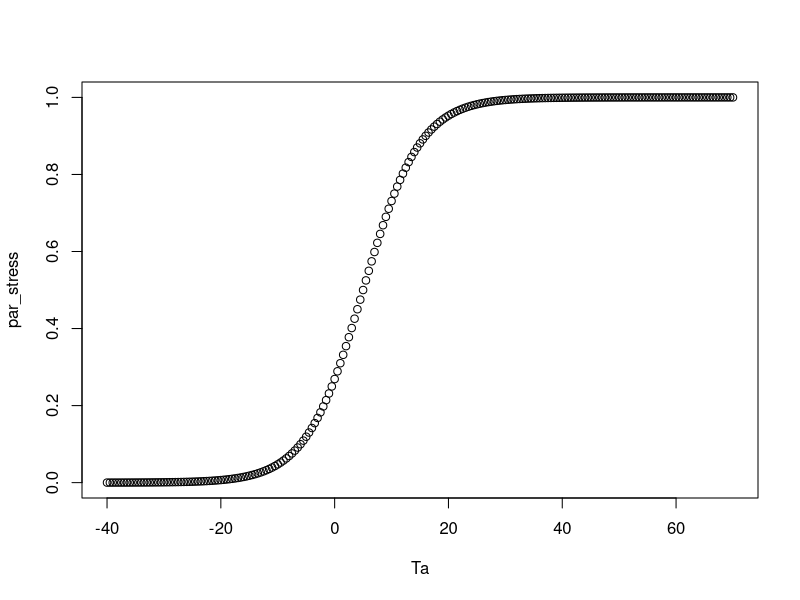
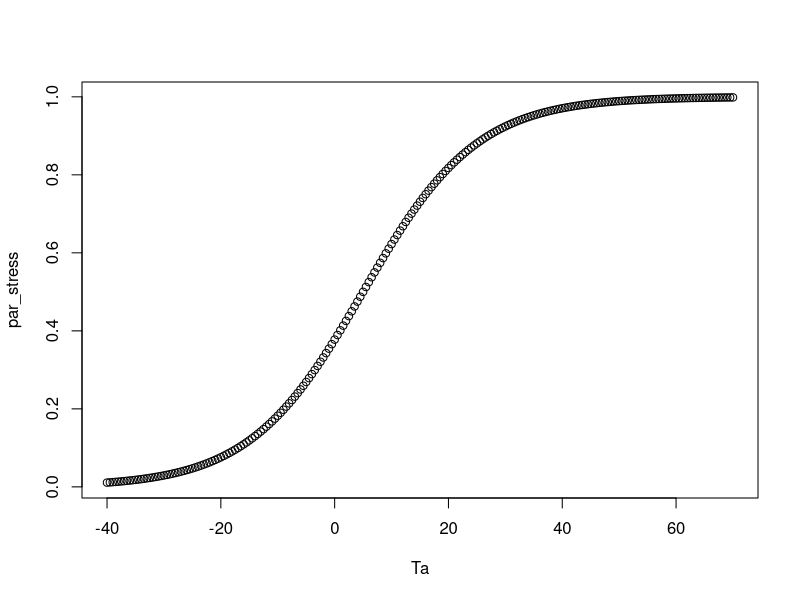
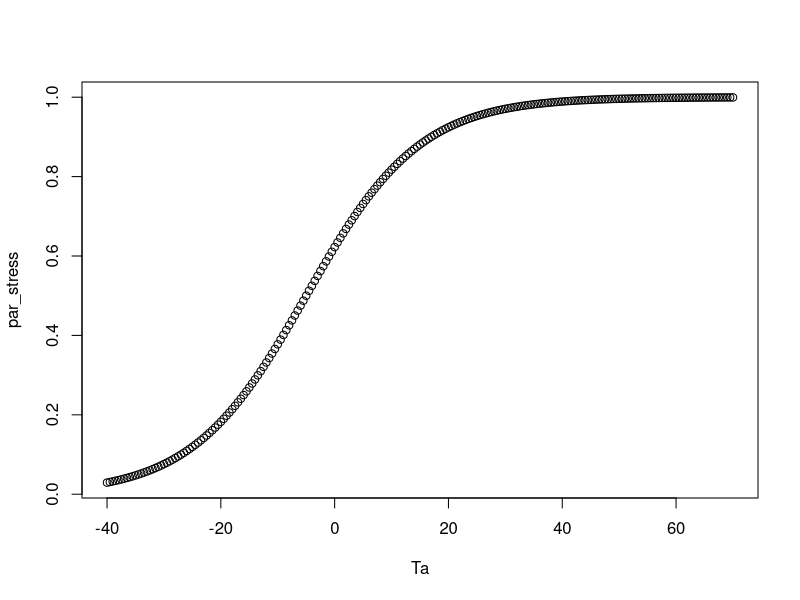
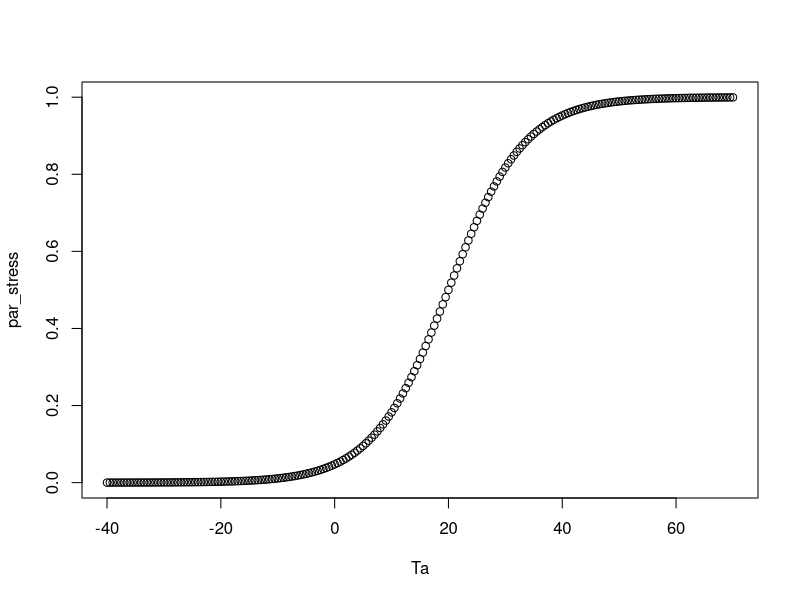
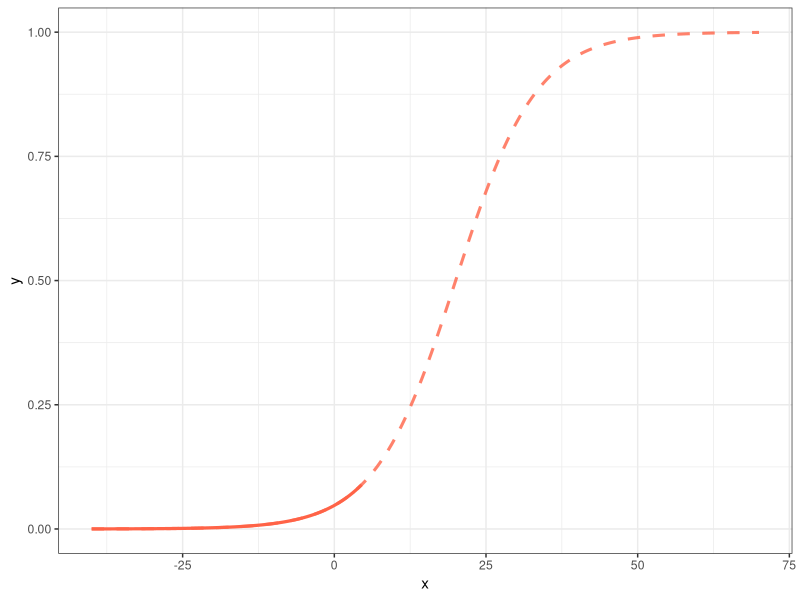
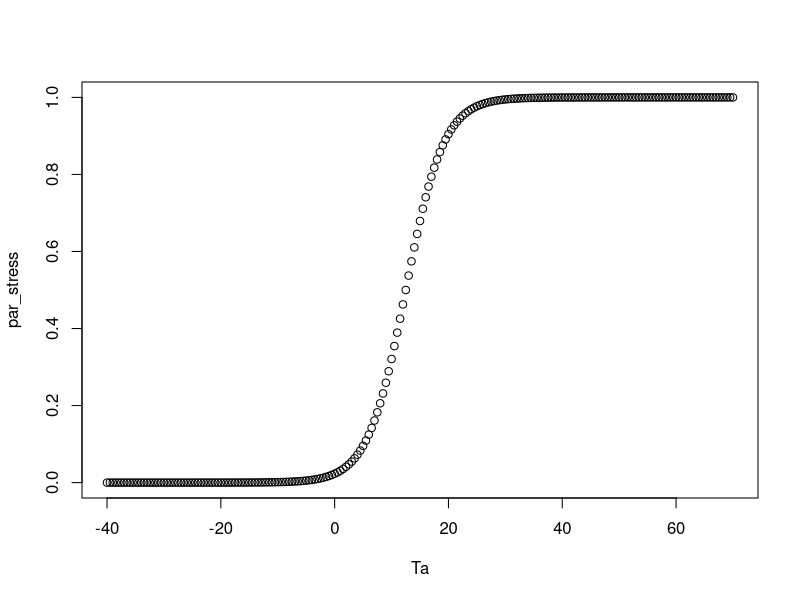
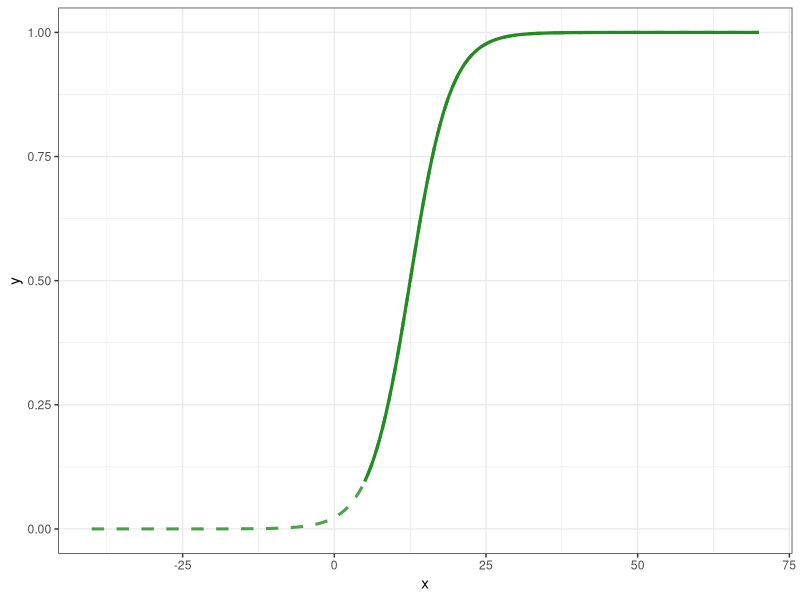
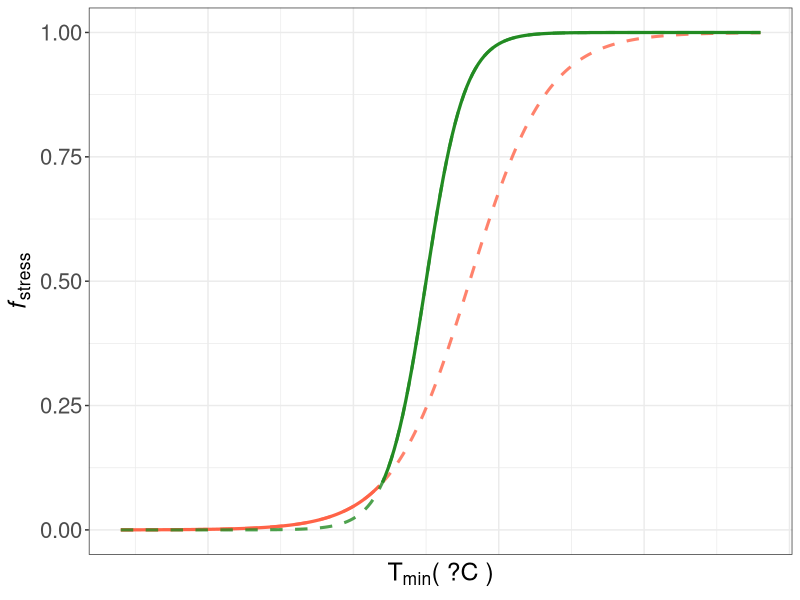

R code for these plots, in order:
f_hardening <- function(temp, par){
  #changing the function according to the logistic function in weikipeidia:
  #https://en.wikipedia.org/wiki/Logistic_function
  xx_ori <- temp # * ppfd
  xx <- (-1)*par["b"] * (xx_ori - par["a"])
  yy <- 1 / (1 + exp(xx))
  plot(xx_ori,yy,xlab="Ta",ylab="par_stress")
  return(yy)
}

##
temp<-seq(-40,70,0.5)

#
par1<-c("a"=5,"b"=0.2)
f_hardening(temp,par1)

par1<-c("a"=5,"b"=0.1)
f_hardening(temp,par1)

par1<-c("a"=-5,"b"=0.1)
f_hardening(temp,par1)

#officially plotting:
library(ggplot2)
#-------------------------
#for "cold stress period"
#-------------------------
x=temp
par1<-c("a"=20,"b"=0.15)
y=f_hardening(temp,par = par1)
#
df1<-data.frame(x=x,y=y)
df_sel1<-df1[1:90,]
ggplot()+
  geom_line(data=df1,aes(x=x,y=y),col=adjustcolor("tomato",0.8),lty=2,size=1.05)+
  geom_line(data=df_sel1,aes(x=x,y=y),size=1.1,col="tomato")+
  theme_bw()
  # theme_void()

#-------------------------
#for "cold stress releasing period"
#-------------------------
x=temp
par2<-c("a"=12.5,"b"=0.3)
y=f_hardening(temp,par = par2)
#
df2<-data.frame(x=x,y=y)
df_sel2<-df2[91:nrow(df2),]
ggplot()+
  geom_line(data=df2,aes(x=x,y=y),col=adjustcolor("forestgreen",0.8),lty=2,size=1.05)+
  geom_line(data=df_sel2,aes(x=x,y=y),size=1.1,col="forestgreen")+
  theme_bw()
  # theme_void()

#--------------------------
#merge "cold stress" and "cold stress realsing period"
#-------------------------

#
p_plot<-ggplot()+
  geom_line(data=df1,aes(x=x,y=y),col=adjustcolor("tomato",0.8),lty=2,size=1.05)+
  geom_line(data=df_sel1,aes(x=x,y=y),size=1.1,col="tomato")+
  geom_line(data=df2,aes(x=x,y=y),col=adjustcolor("forestgreen",0.8),lty=2,size=1.05)+
  geom_line(data=df_sel2,aes(x=x,y=y),size=1.1,col="forestgreen")+
  xlab(expression("T"[min]*"( ?C )"))+
  ylab(expression(italic("f")[stress]))+
  theme_bw()+
  theme(axis.title = element_text(size = 18),
        axis.ticks.x = element_blank(),
        axis.text.x = element_blank(),
        axis.text = element_text(size=16))

#save the plot:
path<-"./manuscript/figures/"
ggsave(p_plot,filename = paste0(path,"f_stress.png"))
